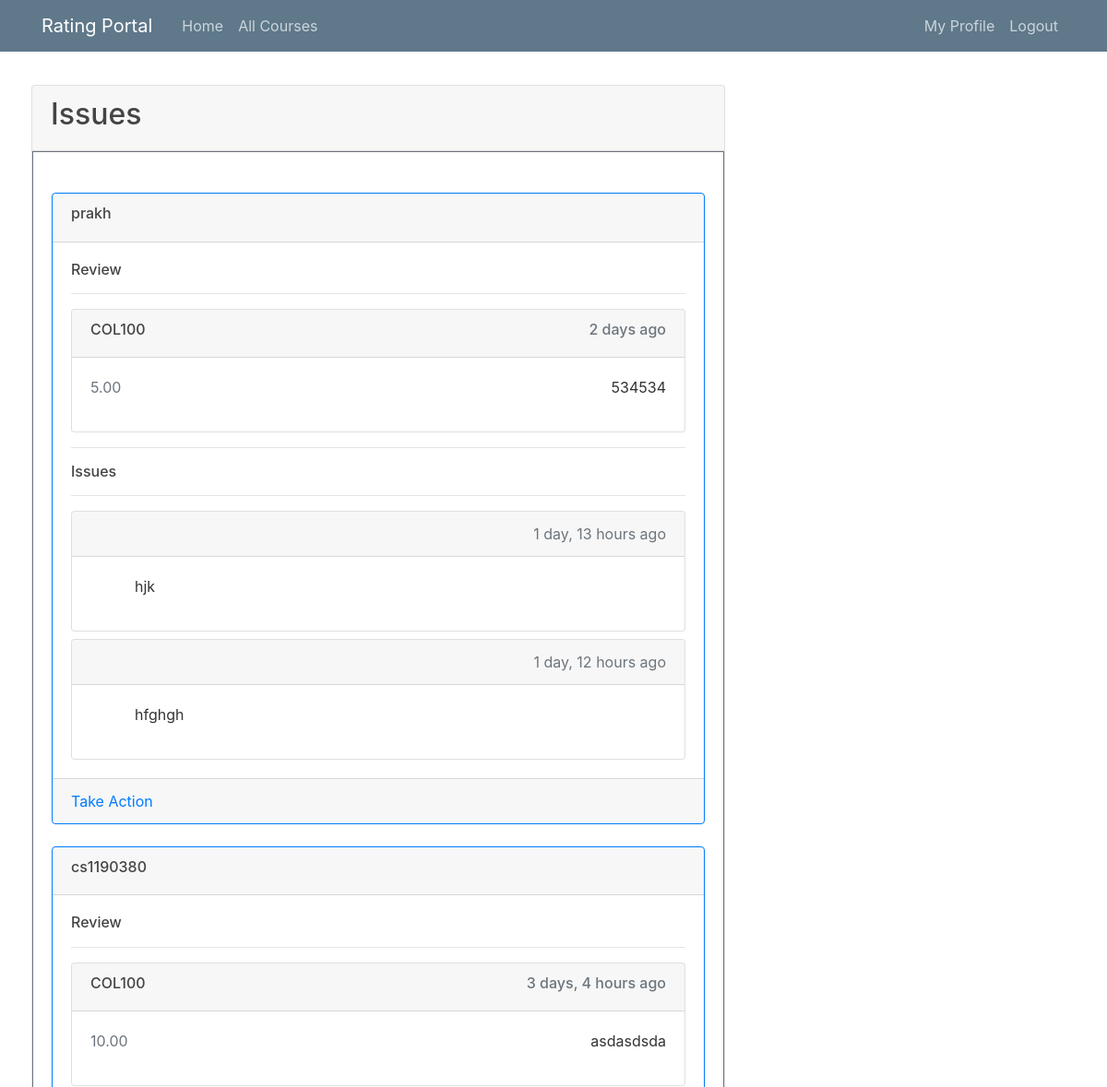
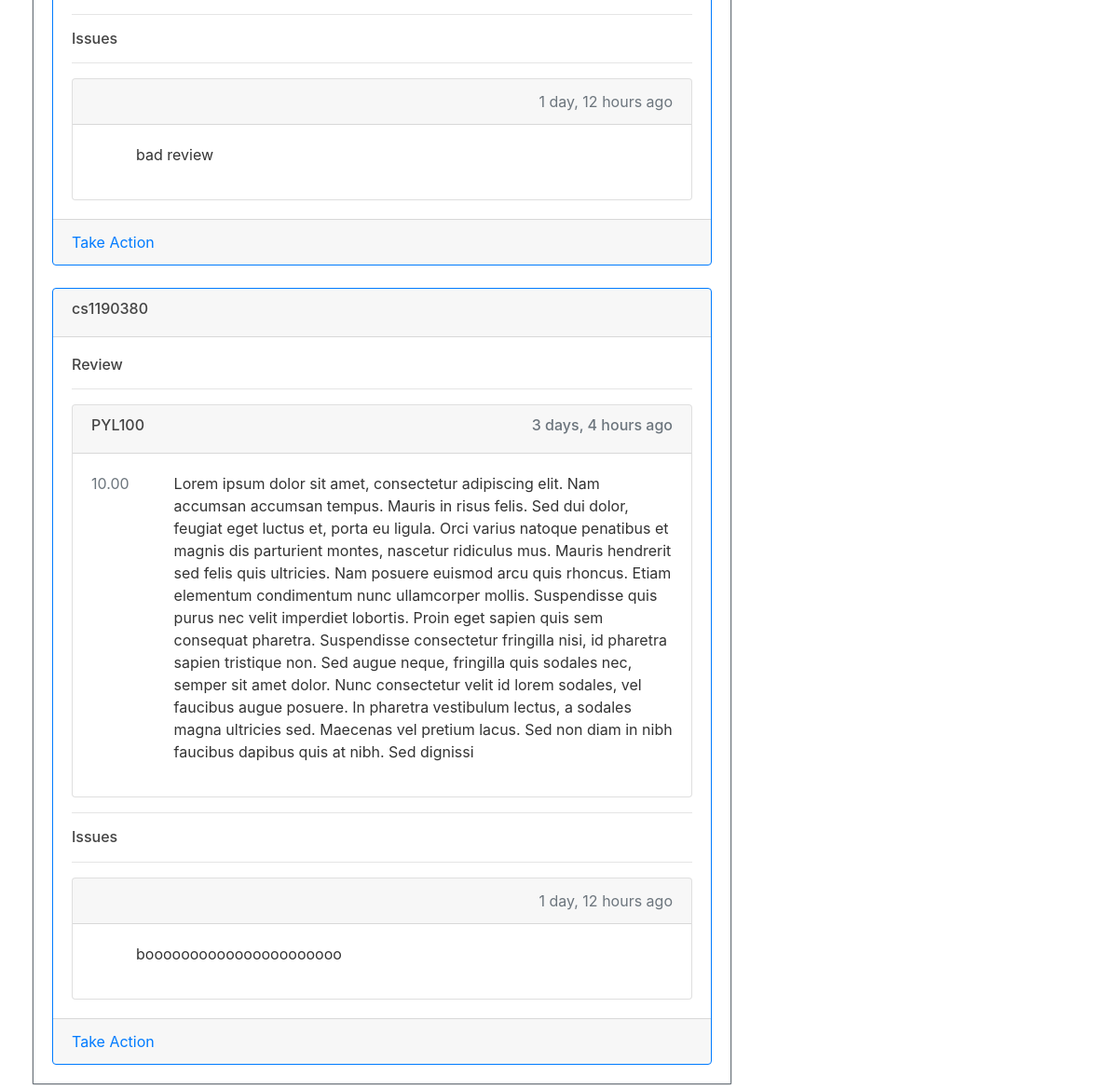
/issues/ (signed in), run on an earlier commit of the app's database (2 pictures, top to bottom).
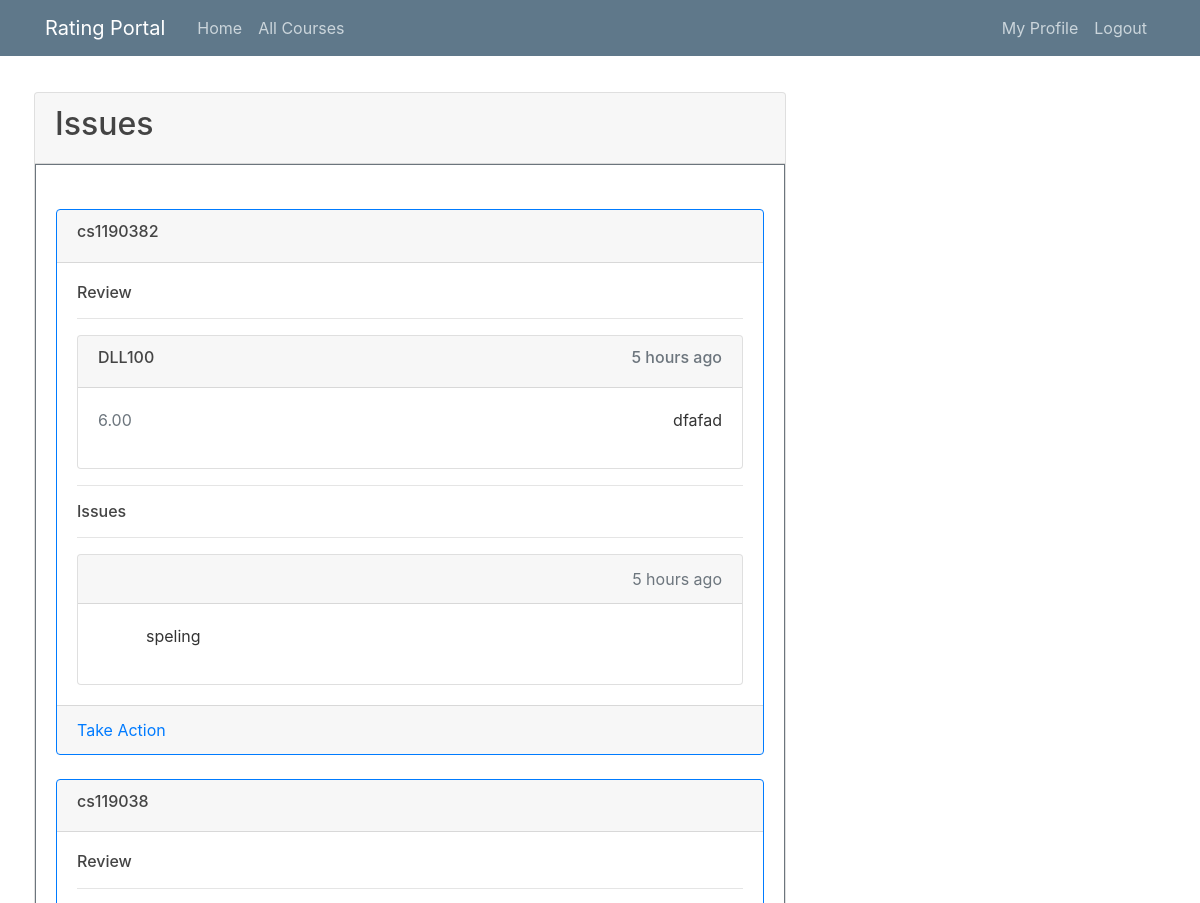
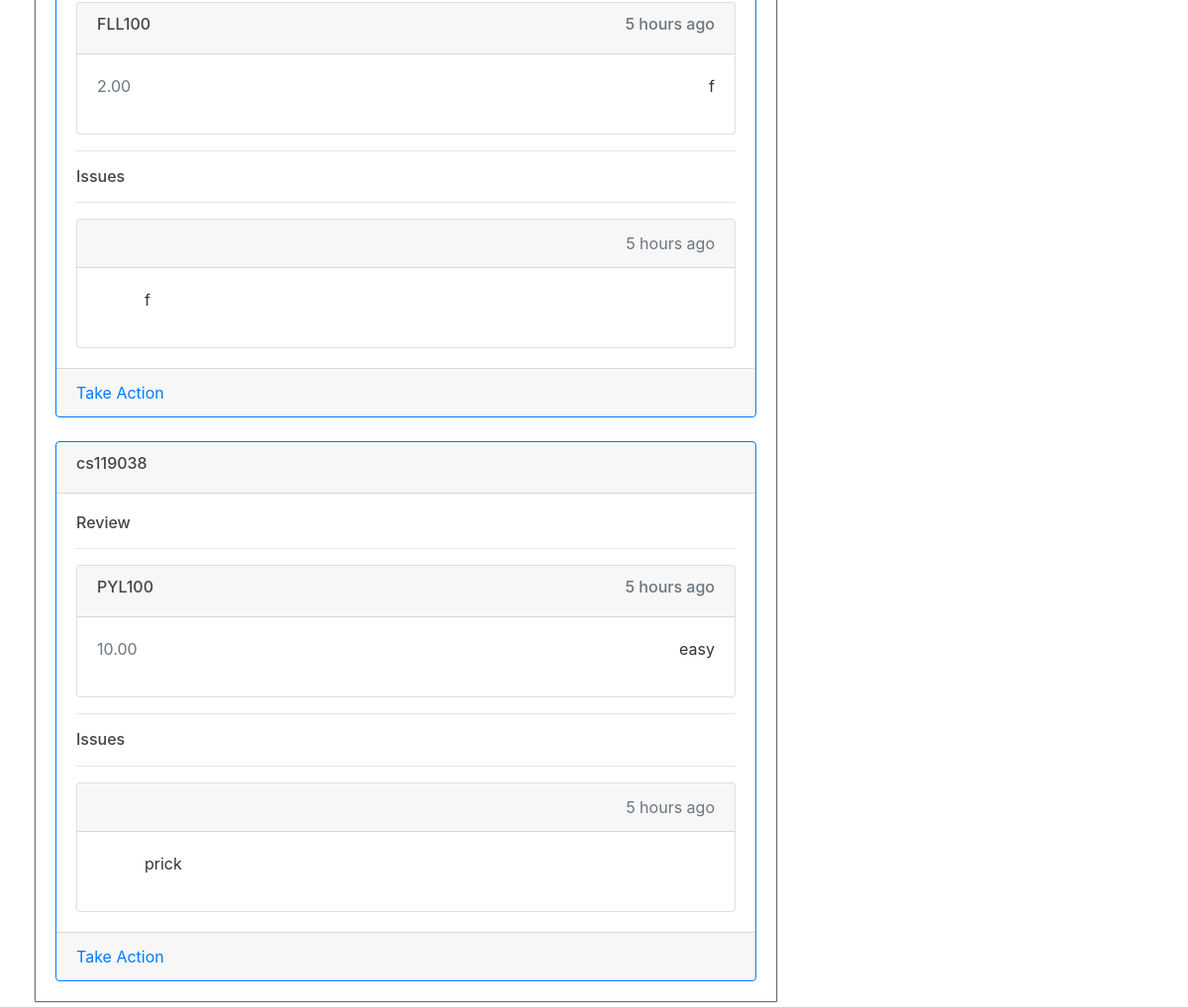
And on a later commit of the database (2 pictures, top to bottom).
### review/models.py (models this page shows)
class Review(models.Model):
    score = models.DecimalField(decimal_places=2,max_digits=4)
    reviewContent = models.TextField()
    courseName = models.CharField(max_length=120)
    dateAdded = models.DateTimeField(auto_now=False, auto_now_add=True)
    author = models.ForeignKey(User, on_delete= models.CASCADE,related_name='reviews_written')
    class Meta:
        ordering =['-dateAdded']

class Report(models.Model):
    reviewReported = models.ForeignKey(Review, on_delete= models.CASCADE,related_name='flags',blank=True,null=True)
    reportReason = models.TextField()
    dateReported = models.DateTimeField(auto_now=False, auto_now_add=True)
    class Meta:
        ordering =['dateReported']

### review/views.py (the view)
# urls.py: path("issues/", reviewViews.issueView, name="issues"),
@login_required
def issueView(request):
    if not request.user.is_superuser:
        raise Http404("Not found")
    reports = list(Report.objects.all())
    reviewList = []
    for report in reports:
        if report.reviewReported not in reviewList:
            reviewList.append(report.reviewReported)
    return render(request, "review/issues.html", {"reviewList": list(reviewList)})

### review/templates/review/issues.html (shortened to what this page needs)
{% extends "users/base.html" %}
{% load humanize %}
{% block content %}
<div class="card-header">
    <h2>Issues</h2>
</div>
<div class="card-body border border-secondary">
    {% for review in reviewList %}
    <div class="card mt-4 border border-primary">
        <div class="card-header">
            <h6>
                {{review.author.username}}
            </h6>
        </div>
        <div class="card-body">
            <h6>Review</h6>
            <hr>
            <div class="card">
                <div class="card-header">
                    <div class="d-flex justify-content-between">
                        <a class="card-link text-dark" href="{%url 'course' courseName=review.courseName%}">
                            <h6>{{review.courseName}}</h6>
                        </a>
                        <h6 class="text-muted">{{review.dateAdded|naturaltime}}</h6>
                    </div>
                </div>
                <div class="card-body">
                    <div class="d-flex justify-content-between">
                        <span class="text-secondary">
                            {{review.score}}
                        </span>
                        <p class="ml-5">
                            {{review.reviewContent}}
                        </p>
                    </div>
                </div>
            </div>
            <hr>
            <h6>Issues</h6>
            <hr>
            {% for report in review.flags.all %}
            <div class="card mt-2">
                <div class="card-header text-right text-muted">
                    {{report.dateReported|naturaltime}}
                </div>
                <div class="card-body">
                    <p class="ml-5">
                        {{report.reportReason}}
                    </p>
                </div>
            </div>
            {% endfor %}
        </div>
        <div class="card-footer">
            <a href="{%url 'reportAction' review.id%}" class="card-link">Take Action</a>
        </div>
    </div>
    {% empty %}
    <h4>No issues</h4>
    {% endfor %}
</div>
{% endblock content %}

What changed in the data, as far as the page shows it:
removed Review: author.username "prakh", courseName "COL100", dateAdded "2 days ago", score "5.00", reviewContent "534534"
removed Report: dateReported "1 day, 13 hours ago", reportReason "hjk", shown under "prakh"
removed Report: dateReported "1 day, 12 hours ago", reportReason "hfghgh", shown under "prakh"
removed Review: author.username "cs1190380", courseName "COL100", dateAdded "3 days, 4 hours ago", score "10.00", reviewContent "asdasdsda"
removed Report: dateReported "1 day, 12 hours ago", reportReason "bad review", shown under "cs1190380"
removed Review: author.username "cs1190380", courseName "PYL100", dateAdded "3 days, 4 hours ago", score "10.00", reviewContent "Lorem ipsum dolor sit amet, consectetur adipiscing elit. Nam accumsan accumsan tempus. Mauris in risus felis. Sed dui dolor, feugiat eget luctus et, porta eu ligula. Orci varius natoque penatibus et magnis dis parturient montes, nascetur ridiculus mus. Mauris hendrerit sed felis quis ultricies. Nam posuere euismod arcu quis rhoncus. Etiam elementum condimentum nunc ullamcorper mollis. Suspendisse quis purus nec velit imperdiet lobortis. Proin eget sapien quis sem consequat pharetra. Suspendisse consectetur fringilla nisi, id pharetra sapien tristique non. Sed augue neque, fringilla quis sodales nec, semper sit amet dolor. Nunc consectetur velit id lorem sodales, vel faucibus augue posuere.…"
removed Report: dateReported "1 day, 12 hours ago", reportReason "boooooooooooooooooooooo", shown under "cs1190380"
added Review: author.username "cs1190382", courseName "DLL100", dateAdded "5 hours ago", score "6.00", reviewContent "dfafad"
added Report: dateReported "5 hours ago", reportReason "speling", shown under "cs1190382"
added Review: author.username "cs119038", courseName "FLL100", dateAdded "5 hours ago", score "2.00", reviewContent "f"
added Report: dateReported "5 hours ago", reportReason "f", shown under "cs119038"
added Review: author.username "cs119038", courseName "PYL100", dateAdded "5 hours ago", score "10.00", reviewContent "easy"
added Report: dateReported "5 hours ago", reportReason "prick", shown under "cs119038"
